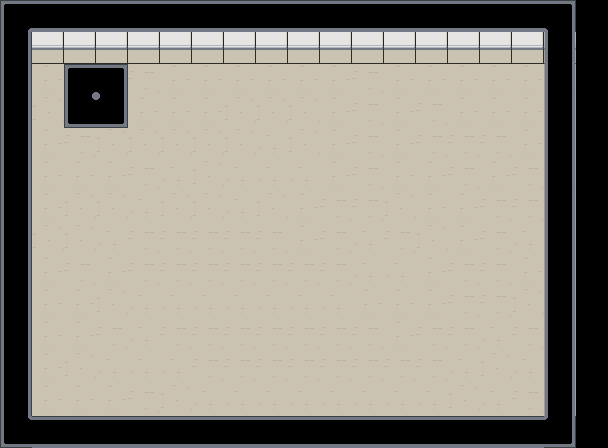

This game map was drawn from its Tiled (.tmx) file and the tilesets committed beside it. A one-line description and the full map source follow:
An orthogonal 19x14 tile map with 32x32 px tiles, 2 tile layers (Floor, Collision).

<map version="1.0" orientation="orthogonal" renderorder="right-down" width="19" height="14" tilewidth="32" tileheight="32" nextobjectid="1">
 <tileset firstgid="1" name="main" tilewidth="32" tileheight="32" tilecount="200" columns="10">
  <image source="../images/myFirstTileSet.png" width="320" height="640" />
 </tileset>
 <layer name="Floor" width="19" height="14">
  <data encoding="csv">
0,0,0,0,0,0,0,0,0,0,0,0,0,0,0,0,0,0,0,
0,128,128,128,128,128,128,128,128,128,128,128,128,128,128,128,128,126,0,
0,138,0,0,139,138,138,138,138,138,138,139,138,138,138,138,138,148,0,
0,148,0,0,138,138,138,148,148,148,138,139,138,139,138,138,138,138,0,
0,138,139,148,148,148,148,148,149,148,138,139,138,139,139,139,138,138,0,
0,138,138,138,139,149,148,149,149,149,138,139,138,138,139,138,139,148,0,
0,138,148,148,149,148,148,149,148,138,139,139,148,138,138,139,139,149,0,
0,148,148,149,139,139,139,139,139,138,139,149,139,148,138,139,149,149,0,
0,138,139,138,139,139,139,139,139,139,139,149,149,138,139,139,138,138,0,
0,138,138,148,149,149,149,149,149,149,149,138,138,138,139,139,148,138,0,
0,138,138,139,149,139,139,139,139,139,139,139,138,139,139,149,139,138,0,
0,138,148,149,149,149,139,139,139,139,139,139,139,139,149,148,149,139,0,
0,138,138,138,139,148,149,149,149,149,149,149,149,149,148,149,139,149,0,
0,0,0,0,0,0,0,0,0,0,0,0,0,0,0,0,0,0,0
</data>
 </layer>
 <layer name="Collision" width="19" height="14">
  <properties>
   <property name="Collidable" type="bool" value="true" />
  </properties>
  <data encoding="csv">
38,114,114,114,114,114,114,114,114,114,114,114,114,114,114,114,114,39,0,
95,0,0,0,0,0,0,0,0,0,0,0,0,0,0,0,0,95,0,
95,0,38,39,0,0,0,0,0,0,0,0,0,0,0,0,0,95,0,
95,0,48,49,0,0,0,0,0,0,0,0,0,0,0,0,0,95,0,
95,0,0,0,0,0,0,0,0,0,0,0,0,0,0,0,0,95,0,
95,0,0,0,0,0,0,0,0,0,0,0,0,0,0,0,0,95,0,
95,0,0,0,0,0,0,0,0,0,0,0,0,0,0,0,0,95,0,
95,0,0,0,0,0,0,0,0,0,0,0,0,0,0,0,0,95,0,
95,0,0,0,0,0,0,0,0,0,0,0,0,0,0,0,0,95,0,
95,0,0,0,0,0,0,0,0,0,0,0,0,0,0,0,0,95,0,
95,0,0,0,0,0,0,0,0,0,0,0,0,0,0,0,0,95,0,
95,0,0,0,0,0,0,0,0,0,0,0,0,0,0,0,0,95,0,
95,0,0,0,0,0,0,0,0,0,0,0,0,0,0,0,0,95,0,
48,113,113,113,113,113,113,113,113,113,113,113,113,113,113,113,113,49,0
</data>
 </layer>
</map>